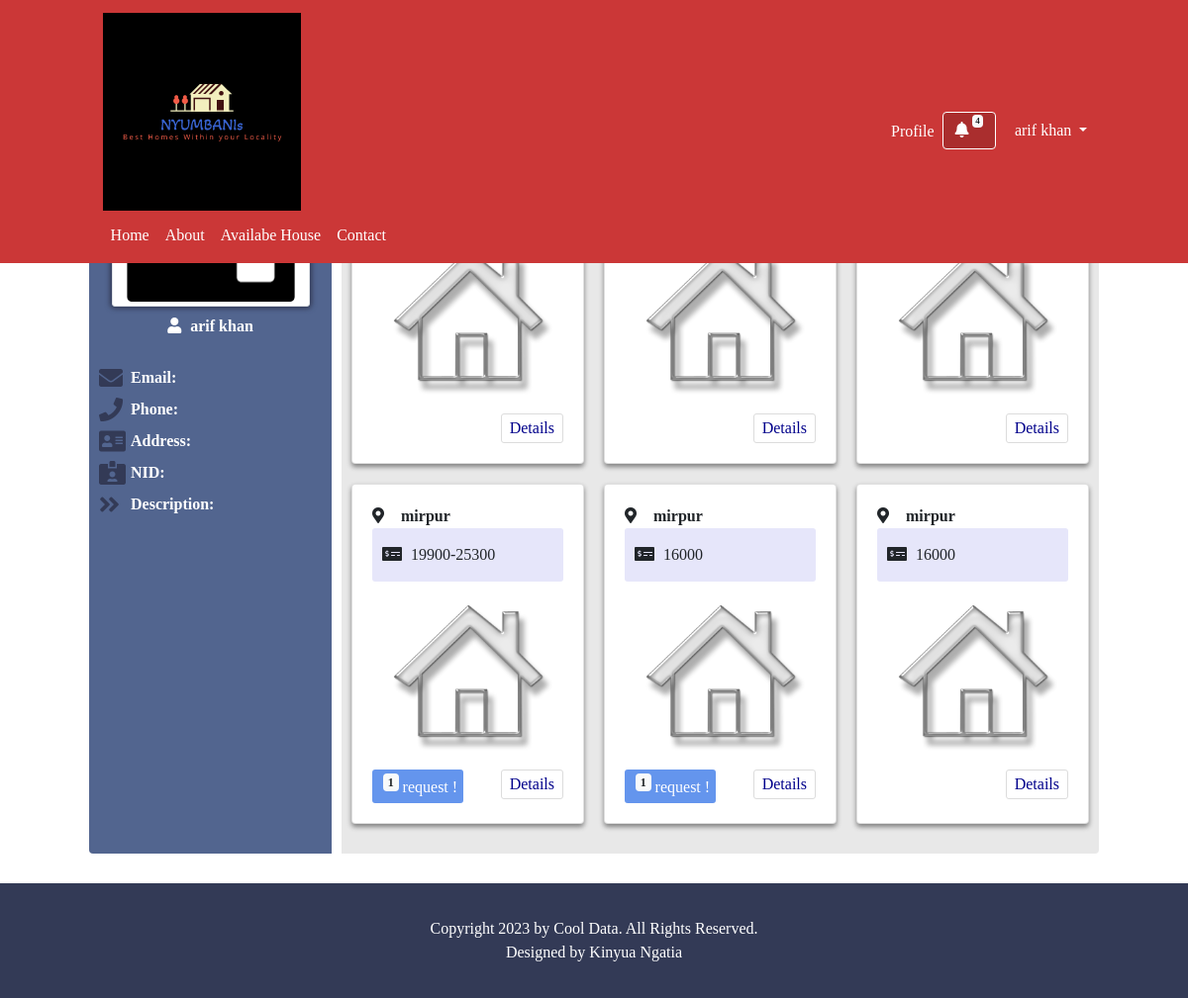
The page /tenant_profile.php (signed in) on the database its author committed.
### tables this page shows
CREATE TABLE `tbl_house` (
  `id` int(50) NOT NULL,
  `owner_id` int(50) NOT NULL,
  `tenant_id` int(50) NOT NULL,
  `address` text NOT NULL,
  `road_no` varchar(252) NOT NULL,
  `house_no` varchar(252) NOT NULL,
  `rental_value` varchar(50) NOT NULL,
  `house_type` varchar(50) NOT NULL,
  `floor` varchar(252) NOT NULL,
  `bedroom` varchar(50) NOT NULL,
  `dinning_room` varchar(52) NOT NULL,
  `bathroom` varchar(50) NOT NULL,
  `kitchen` varchar(52) NOT NULL,
  `balconies` varchar(52) NOT NULL,
  `description` text NOT NULL,
  `active_status` int(11) NOT NULL,
  `img_1` varchar(252) NOT NULL,
  `img_2` varchar(252) NOT NULL,
  `img_3` varchar(252) NOT NULL
);

### lib/Session.php (called while the page is built, shortened)
<?php
  class Session
  {
    public static function get($key){
      if(isset($_SESSION[$key])){
        return $_SESSION[$key];
      }
      else{
        return false;
      }
    }
  }
 ?>

### Controller/baseController.php (called while the page is built, shortened)
<?php
  include_once 'lib/Database.php';
  class Basecontroller
  {
    public function __construct()
    {
      $this->db = new Database();
    }
  }
 ?>

### lib/Database.php (called while the page is built, shortened)
<?php
  class Database
  {
    private $hostdb = 'localhost';
    private $userdb = 'root1';
    private $passdb = 'root1234';
    private $namedb = 'houserent';
    function __construct()
    {
      if (!isset($link)) {
        try {
          $pdo = new PDO("mysql:host=".$this->hostdb.";dbname=".$this->namedb,$this->userdb,$this->passdb);
          $pdo->setAttribute(PDO::ATTR_ERRMODE, PDO::ERRMODE_EXCEPTION);
          $pdo->exec("SET CHARACTER SET utf8");
          $this->link = $pdo;
        } catch (PDOException $e) {
          die("Failed to Connect with Database.".$e->getMessage());
        }
      }
    }
  }
 ?>

### Controller/Homecontroller.php (called while the page is built, shortened)
<?php
  include_once 'Controller/baseController.php';
  class Homecontroller extends Basecontroller
  {
    public function gethomeDetailsbyTenant($id)
    {
      $sql = 'select * from tbl_house where tenant_id=:id order by id DESC';
      $query = $this->db->link->prepare($sql);
      $query->bindValue(':id',$id);
      $query->execute();
      $result = $query->fetchAll();
      return $result;
    }
    public function totalRequest($houseid)
    {
      $sql = "select * from tbl_rentrequest where house_id=:house_id";
      $query = $this->db->link->prepare($sql);
      $query->bindValue(':house_id',$houseid);
      $query->execute();
      $result = $query->fetchAll(PDO::FETCH_ASSOC);
      return $result;
    }
  }

### tenant_profile.php (the view, shortened to what this page needs)
<?php
  include 'inc/header.php';
  include 'inc/navbar.php';
  include 'Controller/Homecontroller.php';
?>
<?php
  $home = new Homecontroller();
  $id=0;
  $user = $home->getUser($id);
 ?>
<div class="profile_area">
  <div class="profile_main container">
    <div class="inner_profile row">
      <div class="left_profile col-sm-3">
        <div class="left_profile_inner">
          <div class="profile_title">
            <div class="profile_image">
            </div>
            <p class="text-center"> <i class="fas fa-user" style="margin-right:5px;"></i> <?php echo Session::get('fname')." ".Session::get('lname'); ?> </p>
          </div>
          <div class="profile_nav">
            <ul class="main_profile_nav">
              <li> <i class="fas fa-envelope"></i> <strong>Email:</strong> <?php if(isset($user->email)) echo $user->email; ?> </li>
              <li> <i class="fas fa-phone"></i> <strong>Phone:</strong> <?php if(isset($user->phone_number)) echo $user->phone_number; ?> </li>
              <li> <i class="fas fa-address-card"></i> <strong>Address:</strong> <?php if(isset($user->address)) echo $user->address; ?> </li>
              <li> <i class="fas fa-id-card-alt"></i> <strong>NID:</strong> <?php if(isset($user->nid)) echo $user->nid; ?> </li>
              <li> <i class="fas fa-angle-double-right"></i> <strong>Description:</strong> <p class="text-justify"><?php if(isset($user->description)) echo $user->description; ?></p> </li>
            </ul>
          </div>
        </div>
      </div>
      <div class="right_profile col-sm-9">
        <div class="right_profile_inner">
          <div class="house_main">
            <div class="available_house col-sm-12">
              <h4>Your Current Booked Home</h4>
<?php
  $home = new Homecontroller();
  $ava_home = $home->gethomeDetailsbyTenant($id);
 ?>
              <div class="all_house row">
      <?php
      if(count($ava_home) > 0) {
        foreach ($ava_home as $house){
        $houseid = $house['id'];
        $total_req = $home->totalRequest($houseid);
       ?>
                <div class="single_house card">
                  <div class="single_house_inner card-body">
                    <div class="house_title">
                      <p style="font-weight:600;">  <i class="fas fa-map-marker-alt"></i> <?php echo $house['address']; ?> </p>
                      <p class="rent"> <i class="fas fa-money-check-alt"></i> <?php echo $house['rental_value']; ?> </p>
                    </div>
                    <div class="house_img">
                      <img src="assets/images/house/house29.png" alt="House">
                    </div>
                    <?php
                      if ($house['active_status'] == 1) {
                        $getuser = $home->getUser($house['tenant_id']);
                    ?>
                      <p style="overflow:hidden;">Booked By <a href="" style="font-weight:strong;margin:0px;float:none;border:none;"><?php echo $getuser->fname.' '.$getuser->lname; ?></a> </p>
                    <?php
                      }else if(is_array($total_req) && count($total_req) > 0){ ?>
                    <p style="display:inline-block;margin-top:10px;padding:4px 6px;color:#fff;border-radius:3px;background-color:cornflowerblue;"><span style="margin-left:5px;" class="badge badge-light"> <?php echo count($total_req); ?></span> request !</p>
                  <?php } ?>
                    <a href="housedetails.php?house_id=<?php echo $house['id']; ?>">Details</a>
                  </div>
                </div>
        <?php } }else{ echo "You havn't any availabe/free room."; } ?>
              </div>
            </div>
          </div>
        </div>
      </div>
    </div>
  </div>
</div>
<?php
  include 'inc/footer.php';
?>

### assets/css/style.css (style rules this page uses)
.container { padding: 0px; max-width: 85%; }
body { font-family: poppins; }
h1,h2,h3,h4,h5,p,ul,.row { padding: 0px; margin: 0px; }
[class*="col-"] { padding-left: 0 !important; padding-right: 0 !important; }
ul { list-style: none; }
.left_profile_inner { background-color: #52658f; border-radius: 4px 0px 0px 4px; padding: 10px; color: #fff; margin-right: 10px; height: 100%; }
.right_profile_inner { min-height: 600px; background-color: #e8e8e8; border-radius: 0px 4px 4px 0px; padding: 10px; }
.left_profile_inner .profile_image { height: 220px; width: 200px; margin: 0px auto; }
.left_profile_inner .profile_title { margin-bottom: 20px; }
.profile_main { padding: 30px 0px; }
.profile_title p { padding: 8px 0px; font-size: 16px; font-weight: 600; }
.available_house h4 { margin-bottom: 10px; }
.available_house { margin-bottom: 20px; }
.all_house { display: grid; grid-template-columns: auto auto auto; grid-column-gap: 20px; grid-row-gap: 20px; }
.single_house { box-shadow: 0px 3px 5px 0px grey; transition: 0.4s; cursor: pointer; }
.single_house_inner p i { min-width: 25px; }
.single_house_inner a { padding: 2px 8px; border: 1px solid gainsboro; border-radius: 3px; color: darkblue; float: right; margin-top: 10px; transition: 0.4s; }
.house_img { height: 180px; width: 180px; margin: 0px auto; }
.house_img img { height: 100%; width: 100%; }
.profile_main { margin-top: 50px; }
.main_profile_nav li { margin-bottom: 8px; }
.main_profile_nav li i { width: 28px; color: #333a56; font-size: 24px; vertical-align: bottom; }
.rent { background-color: lavender; padding: 15px 10px; border-radius: 3px; }
.badge { vertical-align: super; }

### rows shown on the page
tbl_house: address "mirpur", rental_value "19900-25300", count($total_req) "1"
tbl_house: address "mirpur", rental_value "16000", count($total_req) "1"
tbl_house: address "mirpur", rental_value "16000"

### other values the page prints
count($allmsg) "4"
Session::get('fname') "arif"
Session::get('lname') "khan"
